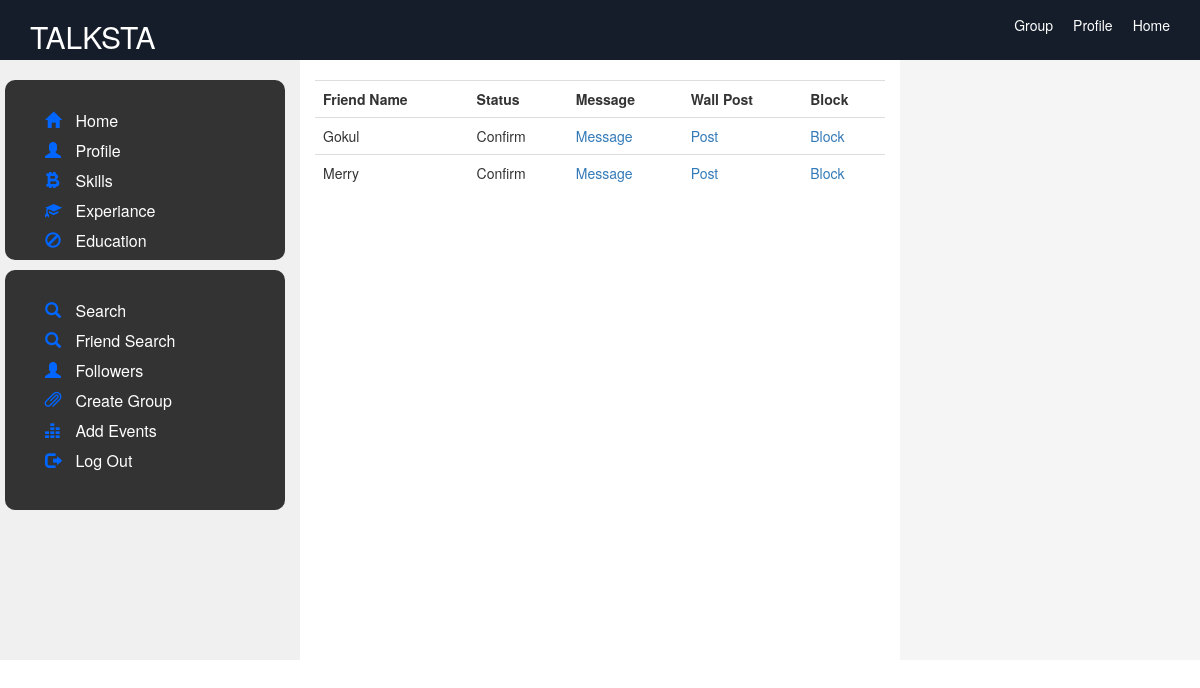
Page /Social/frd_list.php (signed in) on the committed database.
### tables this page shows
CREATE TABLE IF NOT EXISTS `frd` (
  `id` int(11) NOT NULL AUTO_INCREMENT,
  `frd_id` int(10) NOT NULL,
  `frd2_id` int(10) NOT NULL,
  `date` datetime NOT NULL DEFAULT CURRENT_TIMESTAMP ON UPDATE CURRENT_TIMESTAMP,
  `status` varchar(100) NOT NULL,
  PRIMARY KEY (`id`)
);

CREATE TABLE IF NOT EXISTS `profile_tb` (
  `id` int(11) NOT NULL AUTO_INCREMENT,
  `fname` varchar(100) NOT NULL,
  `lname` varchar(100) NOT NULL,
  `email` varchar(100) NOT NULL,
  `contact` bigint(20) NOT NULL,
  `dob` varchar(100) NOT NULL,
  `gender` varchar(50) NOT NULL,
  `organization` varchar(100) NOT NULL,
  `place` varchar(100) NOT NULL,
  `username` varchar(50) NOT NULL,
  `password` varchar(50) NOT NULL,
  `profile_pic` varchar(220) NOT NULL,
  `status` int(11) NOT NULL,
  PRIMARY KEY (`id`)
);

### Social/frd_list.php (the view, shortened to what this page needs)
<?php
include("connectionclass.php");
include("header.php");
?> <div class="col-sm-6">
 <br><?php
  echo " <table class='table'>
  <tr><th>Friend Name</th><th>Status</th><th>Message</th><th>Wall Post</th><th>Block</th></tr>
  ";
  $query="select * from frd where ((frd_id='$_SESSION[user_id]')||(frd2_id='$_SESSION[user_id]')) AND status='Confirm'";
$res=mysqli_query($con,$query);
while($row=mysqli_fetch_array($res))
 {
	 $frd_id=$row['frd_id'];
	 if($frd_id==$_SESSION['user_id'])
	 {
	     $query2="select * from profile_tb where id='$row[frd2_id]'";
	 }
	 else
	 {
		 $query2="select * from profile_tb where id='$row[frd_id]'";
	 }
$res2=mysqli_query($con,$query2);
$row2=mysqli_fetch_array($res2);
 ?>
 <tr>
 <td><?php echo $row2['fname']; ?> </td>
  <td><?php echo $row['status']; ?> </td>
  <?php
  if($row['status']=='Block')
  { ?>
	  <td>Can't Message</td>
      <?php
  }
  else
  {
	  ?>
 <td><a href="send_message.php?receiver_id=<?php echo $row2['id']; ?>&&receiver=<?php echo $row2['email']; ?>&&receiver_name=<?php echo $row2['fname']; ?>&&status1=send">Message</a></td>
 <?php } ?>
 <?php
  if($row['status']=='Block')
  { ?>
	  <td>Can't Post</td>
      <?php
  }
  else
  {
	  ?>
 <td><a href="send_post.php?receiver_id=<?php echo $row2['id']; ?>&&receiver=<?php echo $row2['email']; ?>&&receiver_name=<?php echo $row2['fname']; ?>&&status1=send">Post</a></td>
 <?php } ?>
 <?php
  if($row['status']=='Block')
  { ?>
	  <td>Already Blocked</td>
      <?php
  }
  else
  {
	  ?>
 <td><a href="?status=Block&tid=<?php echo $row['id']; ?>">Block</a></td>
 <?php } ?>
 </tr>
 <?php
 }?>
 </table>
  </div>
  <?php
  include("right.php");
  ?>

### rows in the picture
frd: profile_tb.fname "Gokul", status "Confirm"
frd: profile_tb.fname "Merry", status "Confirm"
